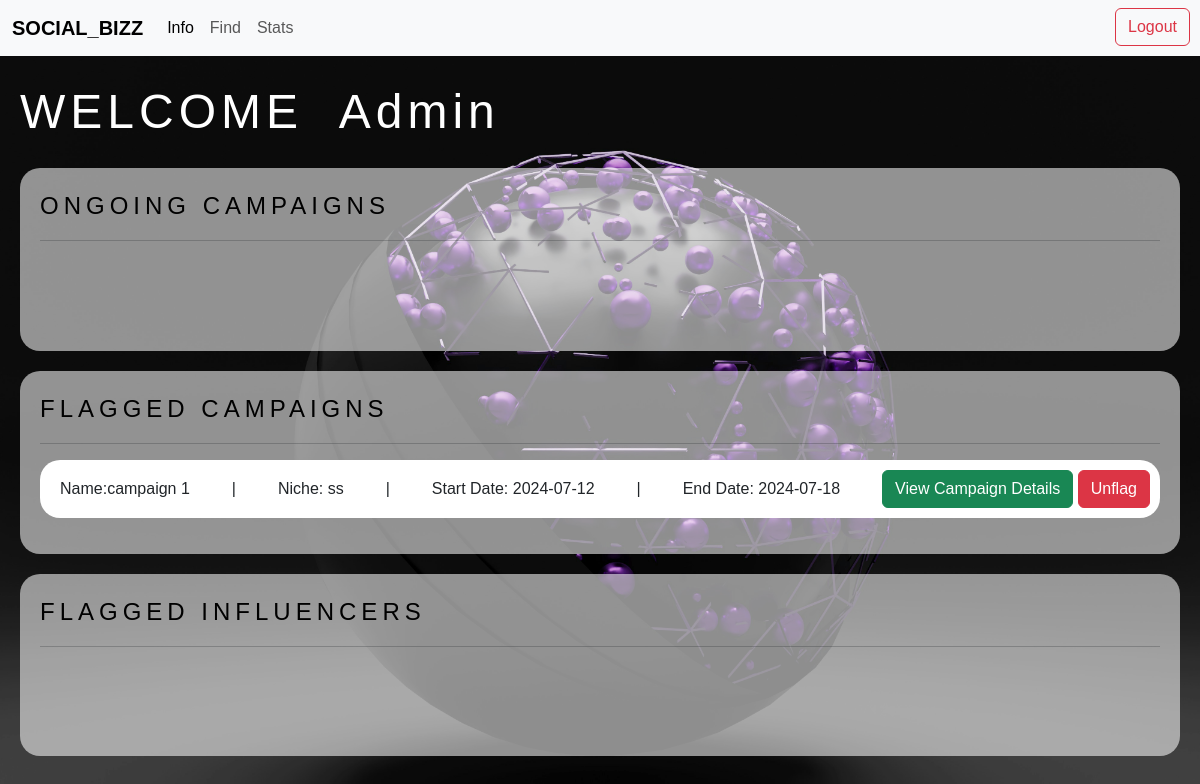
/admin_dashboard/admin@gmail.com (signed in), run on the app's committed database.
### models.py (models this page shows, shortened)
class Campaigns(db.Model):
    __tablename__ = 'campaign'
    id = db.Column(db.Integer, primary_key=True, autoincrement=True)
    name = db.Column(db.String(50), nullable=False)
    description = db.Column(db.String, nullable=False)
    start_date = db.Column(db.Date, nullable=False)
    end_date = db.Column(db.Date, nullable=False)
    budget = db.Column(db.Integer, nullable=False)
    visibility = db.Column(db.Enum('public', 'private'), default='private')
    goals = db.Column(db.String)
    status=db.Column(db.Enum('Active','Inactive','Completed'))
    flagged=db.Column(db.Boolean,default=False)
    niche=db.Column(db.String(50),nullable=False)
    sponsor_id = db.Column(db.Integer, db.ForeignKey('sponsor.id'), nullable=False)
    ad_requests = db.relationship('Ad_request', backref='campaign', lazy=True)

### controller.py (the view, shortened to what this page needs)
@controller.route("/admin_dashboard/<email>",methods=["GET","POST"])
@auth_required
def admin_dashboard(email):
    return render_template("admin_dashboard.html",user=Admin.query.filter(Admin.email==email).first(),influencer=Influencer,campaign=Campaigns,sponsor=Sponsor)

### templates/admin_dashboard.html (shortened to what this page needs)
{% extends 'base_main.html' %}
{% block style %}
<link rel="stylesheet" href="/static/CSS/admin.css">
{% endblock %}
{% block navbar_content %}
<ul class="navbar-nav">
    <li class="nav-item">
        <a class="nav-link active" aria-current="page">Info</a>
    </li>
    <li class="nav-item">
        <a class="nav-link" href="{{url_for('controller.find',email=user.email)}}">Find</a>
    </li>
    <li class="nav-item">
        <a class="nav-link" href="{{url_for('controller.stats',email=user.email)}}">Stats</a>
    </li>
    <li class="nav-item">
        <a class="btn btn-outline-danger" style="right: 10px; position:absolute"
            href="{{url_for('controller.logout',email=user.email)}}">Logout</a>
    </li>
</ul>
{% endblock %}
{% block body %}
<div class="cmpg">
    <div class="w_m">WELCOME Admin</div>
    <div class="active_cmpg">
        <div class="subHeading" style="color:black">ONGOING CAMPAIGNS</div>
        <hr>
    </div>
    <div class="flagged" style="position:relative">
        <div class="subHeading" style="color:black">FLAGGED CAMPAIGNS</div>
        <hr>
        {% for i in campaign.query.filter_by(flagged=True).all() %}
        <div class="subcards mb-3">
            Name:{{i.name}}
            <div class="separator">|</div>
            Niche: {{i.niche}}
            <div class="separator">|</div>
            Start Date: {{i.start_date}}
            <div class="separator">|</div>
            End Date: {{i.end_date}}
            <div class="button-group">
                <button class="btn btn-success" data-bs-toggle="modal" data-bs-target="#v_campaign_{{i.id}}">View
                    Campaign
                    Details</button>
                {% if i.flagged%}
                <button class="btn btn-danger" data-bs-toggle="modal" data-bs-target="#flag_c_{{i.id}}">Unflag</button>
                {% else %}
                <button class="btn btn-outline-danger" data-bs-toggle="modal"
                    data-bs-target="#flag_c_{{i.id}}">Flag</button>
                {% endif %}
            </div>
        </div>
        {% endfor %}
    </div>
    <div class="flagged" style="position:relative">
        <div class="subHeading" style="color:black">FLAGGED INFLUENCERS</div>
        <hr>
    </div>
</div>
{% endblock %}

### static/CSS/base_main.css (style rules this page uses)
body { background: url("/static/Images_used/2.jpg"); background-repeat: no-repeat; background-attachment: fixed; background-size: cover; font-family: 'Trebuchet MS', 'Lucida Sans Unicode', 'Lucida Grande', 'Lucida Sans', Arial, sans-serif; }
.w_m { margin-right: 10px; font-size: 3em; color: rgb(255, 255, 255); letter-spacing: 5px; word-spacing: 20px; }
.cmpg { display: flex; flex-direction: column; gap: 20px; width: 100%; }
.subcards { padding: 10px; background: white; border-radius: 20px; display: flex; justify-content: space-between; align-items: center; padding-left: 20px; }
.subHeading { font-family: 'Trebuchet MS', 'Lucida Sans Unicode', 'Lucida Grande', 'Lucida Sans', Arial, sans-serif; font-size: x-large; font-weight: 400; letter-spacing: 5px; }

### static/CSS/admin.css (style rules this page uses)
.active_cmpg, .flagged { padding: 20px; background: #ffffff8e; border-radius: 20px; flex: 1; box-sizing: border-box; }
.w_m { margin-right: 10px; font-size: 3em; color: rgb(255, 255, 255); letter-spacing: 5px; word-spacing: 20px; }

### data on the page
Campaigns: name "campaign 1", niche "ss", start_date "2024-07-12", end_date "2024-07-18"
